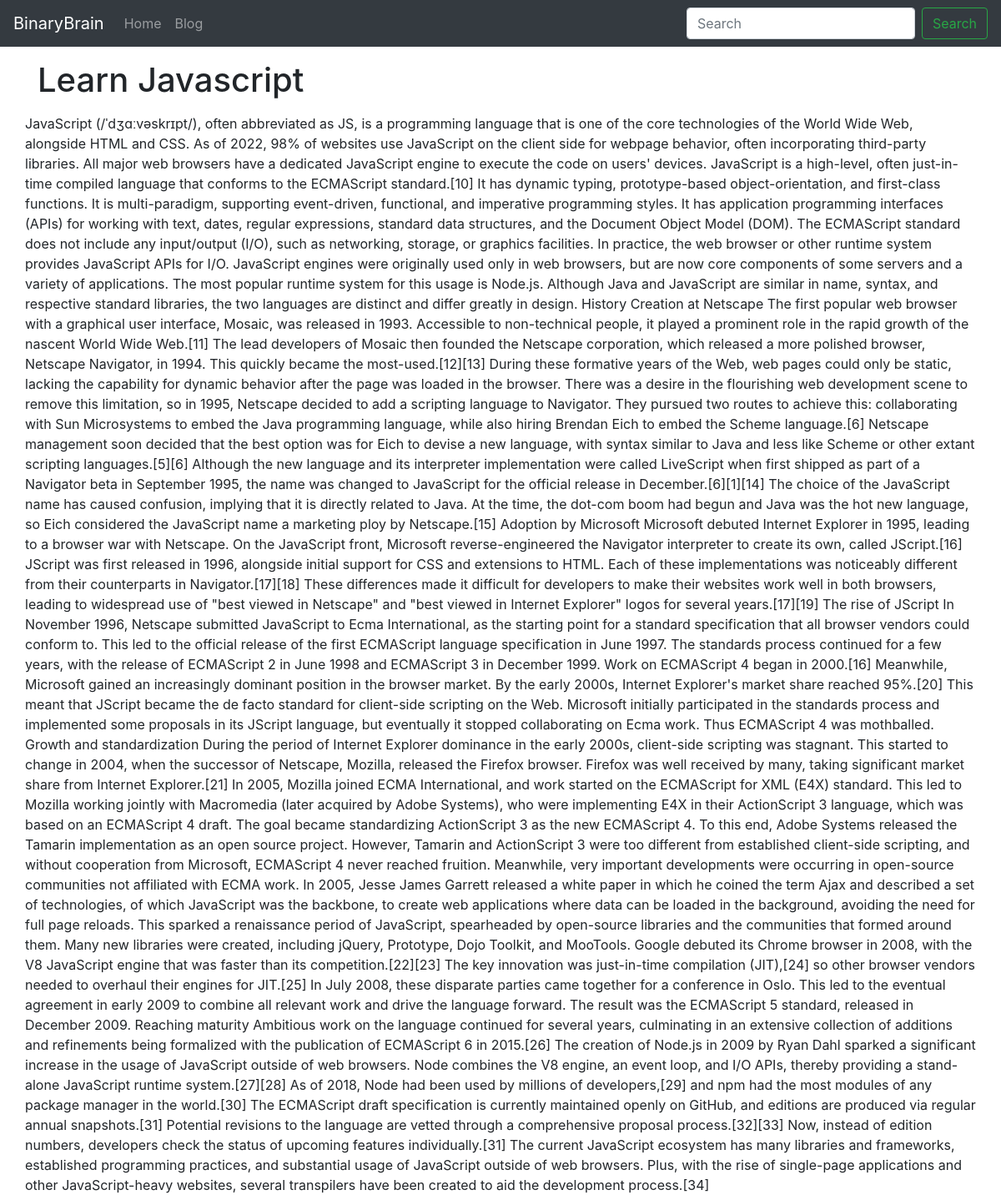
Screenshot of /blogpost/javascript-learn with the database file from the repository.
### blog/models.py (models this page shows, shortened)
class Blog(models.Model):
    sno = models.AutoField(primary_key=True)
    title = models.CharField(max_length=200)
    content = models.TextField()
    slug = models.CharField(max_length=100)
    time = models.DateTimeField(auto_now_add=True)

### blog/views.py (the view)
# urls.py: path('blogpost/<str:slug>', views.blogpost, name="home"),
def blogpost(request, slug):
    blog = Blog.objects.filter(slug=slug).first()
    context = {'blog':blog}
    return render(request, 'blogpost.html', context)

### templates/blogpost.html
{% extends 'base.html' %}
{% block body %}
<div class="container">
    <h1 class="my-3">{{blog.title}}</h1>
    <div class="row">
        {{blog.content}}
    </div>
</div>
{% endblock body %}

### rows the page displays
Blog: title "Learn Javascript", content "JavaScript (/ˈdʒɑːvəskrɪpt/), often abbreviated as JS, is a programming language that is one of the core technologies of the World Wide Web, alongside HTML and CSS. As of 2022, 98% of websites use JavaScript on the client side for webpage behavior, often incorporating third-party libraries. All major web browsers have a dedicated JavaScript engine to execute the code on users' devices. JavaScript is a high-level, often just-in-time compiled language that conforms to the ECMAScript standard.[10] It has dynamic typing, prototype-based object-orientation, and first-class functions. It is multi-paradigm, supporting event-driven, functional, and imperative programming styles. It has application…"
